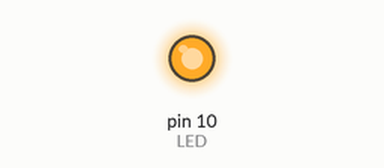
A sketch run on a simulated Arduino Uno, built with avr-gcc and run on an emulated ATmega328P. Shown: output pins drawn as LEDs (lit = HIGH).

Above: at 5.0 s.
At 11.0 s:
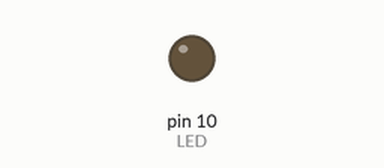
Timing chart, 0 to 15.6 s (numbered marks = the images above):
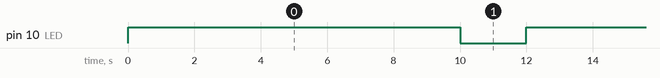

Measured:
- by itself, pin 10 (LED): alternates HIGH for 10.0 s and LOW for 2.0 s

The sketch:

7_Color_Flash_LED.ino
```cpp
/*
  7 Color Flash LED

  It turns on and off the LED with intervals.
*/

#define LED 10

void setup(){
  pinMode(LED, OUTPUT);
}

void loop(){
  digitalWrite(LED, HIGH);
  delay(10000);
  digitalWrite(LED, LOW);
  delay (2000);
}
```
